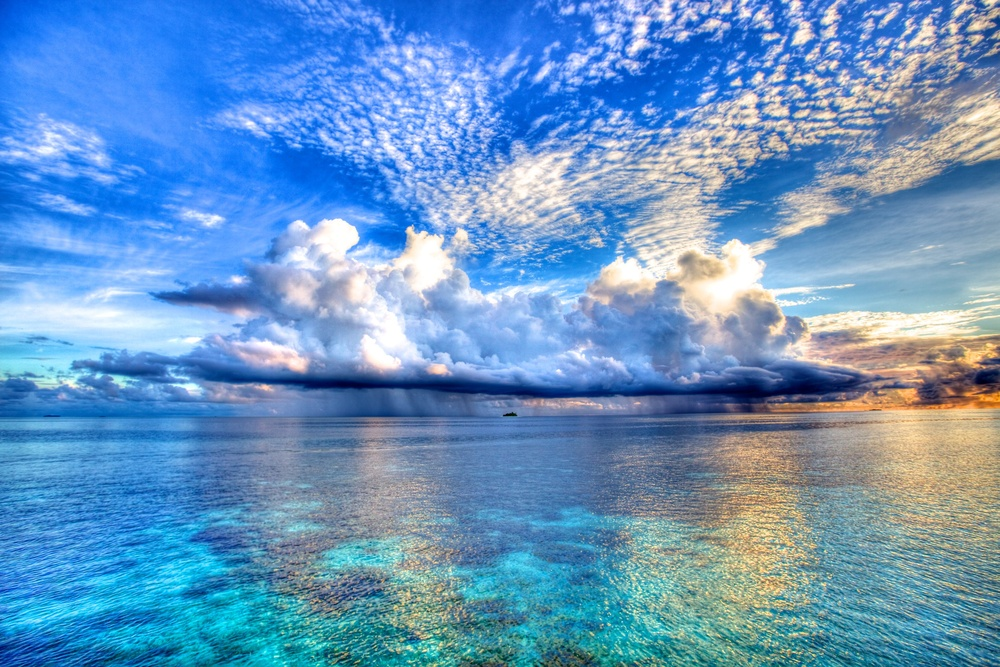
#> input picture lab3/image.jpg, 1000 x 667 px, shrunk from 3054 x 2037 before the run
$ python mai.py image.jpg image.jpg image.jpg
#> lines starting #> are read from the running program, lines starting #| are printed output that depends on the picture; after the words box and inside, x2 and y2 are one past the last pixel; in counts of white or black regions, pixels touching at a corner belong together
### lab3/work_with_images.py
import cv2
import numpy as np
import matplotlib.pyplot as plt


def write_image(input_image: str, greyscale: int) -> np.ndarray:
    """
    Запись нового изображения в файл
    :param input_image: входное изображение
    :param greyscale: аргумент для обработки серых изображений
    :return: ndarray
    """
    image = cv2.imread(input_image, greyscale)
    if image is None:
        raise FileExistsError
    return image


def gistogramm(image: np.ndarray) -> None:
    """
    Функция для построения и отображения гистограммы изображения
    :param image: Изображение для построение гистограммы
    :return: None
    """
    plt.figure()
    plt.title("Grayscale Histogram")
    plt.xlabel("Bins")
    plt.ylabel("№ of Pixels")
    # Аргументы: 1-само изображение 2-канал(серый,зеленый,синий) 3-mask(срез),
    # 4-количество интервалов, 5-диапозон на графике
    hist = cv2.calcHist([image], [0], None, [256], [0, 256])
    plt.plot(hist)
    plt.xlim([0, 256])
    plt.show()


def task_binary_image(image: np.ndarray) -> np.ndarray:
    """
    Преобразование в бинарное изображение
    :param image:
    :return: многомерный массив
    """
    '''
    Аргументы: 1-само изображение 2-пороговое значение(ниже пиксели черные, выше-белые)
    3-значение присвоенное пикселям прошедшим порог 4-бинарное преобразование
    '''
    _, binary_image = cv2.threshold(image, 127, 255, cv2.THRESH_BINARY)
    return binary_image

### lab3/mai.py
import argparse

import cv2
import matplotlib.pyplot as plt
import numpy as np

from work_with_images import gistogramm, task_binary_image, write_image


def parsing() -> argparse.Namespace:
    """
    Парсинг аргументов командной строки
    """
    parser = argparse.ArgumentParser(description="Работа с изображением")
    parser.add_argument('path_to_original_image', type = str, help='path to the input image')
    parser.add_argument('path_to_grey_image', type=str, help='path to the grey_output image')
    parser.add_argument('path_to_binary_image', type = str, help='path to the binary_output image')
    args = parser.parse_args()
    return args


def show_all(orig_image: np.ndarray, grey_image: np.ndarray, binary_image: np.ndarray) -> None:
    """
    Функция демонстрации всех трех изображений в одном окне
    :param orig_image: Оригинальное изображение
    :param grey_image: Изображение в диапозоне 256 бит(серое)
    :param binary_image: Бинарное изображение
    :return: None
    """
    plt.figure(figsize=(10, 5))

    plt.subplot(1, 3, 1)
    plt.title("Original Image")
    plt.imshow(orig_image, cmap='gray')
    plt.axis('off')

    plt.subplot(1, 3, 2)
    plt.title("Grey Image")
    plt.imshow(grey_image, cmap='gray')
    plt.axis('off')

    plt.subplot(1, 3, 3)
    plt.title("Binary Image")
    plt.imshow(binary_image, cmap='gray')
    plt.axis('off')

    plt.show()


def main():
    args = parsing()
    try:
        orig_image = cv2.imread(args.path_to_original_image)
#> orig_image is the input picture: shape (667, 1000, 3); mean B, G, R 194.8, 150.6, 103.9
        print(orig_image.shape)
#| (667, 1000, 3)
        print(f"Оригинальное изображение сохранено в lab3/orig_image")
        cv2.imshow('Standart_kitty', orig_image)
        cv2.waitKey(0)

        grey_image = write_image(args.path_to_original_image, cv2.IMREAD_GRAYSCALE)
#> in write_image, `image = cv2.imread(input_image, greyscale)`:
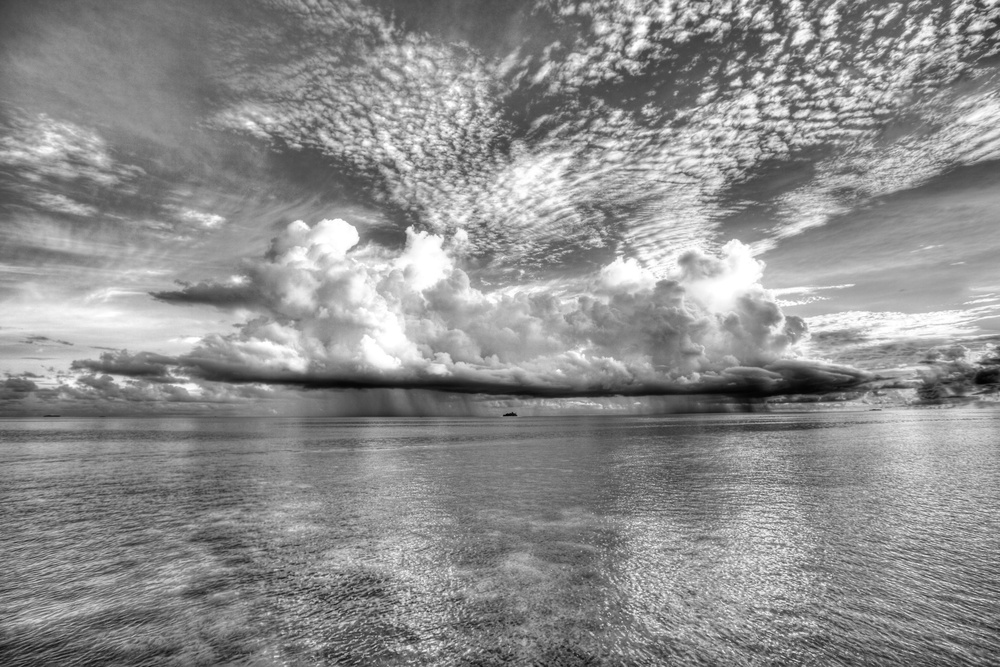
#> image: shape (667, 1000); min 1, max 255, mean 141.7
        print(grey_image.shape)
#| (667, 1000)
        cv2.imwrite(args.path_to_grey_image, grey_image)
        print(f"Черно-белое изображение сохранено в lab3/grey_image")
        cv2.imshow('Upset_kitty', grey_image)
        cv2.waitKey(0)

        # Вывод размера изображения
        shape = grey_image.shape
#> shape = (667, 1000)
        print(f"Размер изображения: {shape}")
#| Размер изображения: (667, 1000)

        # Построение и отображение гистограммы
        gistogramm(grey_image)
#> in gistogramm, `hist = cv2.calcHist([image], [0], None, [256], [0, 256])`: hist = 256 values, max 6553 at index 121, min 0 at index 0, mean 2605.5
#> in gistogramm, `plt.show()`:
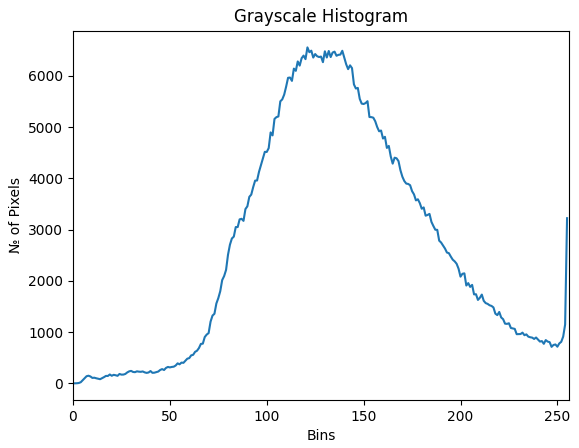
#> figure drawn by matplotlib, 1 panel; curve peaks at x = 121, y = 6553

        binary_image = task_binary_image(grey_image)
#> in task_binary_image, `_, binary_image = cv2.threshold(image, 127, 255, cv2.THRESH_BINARY)`:
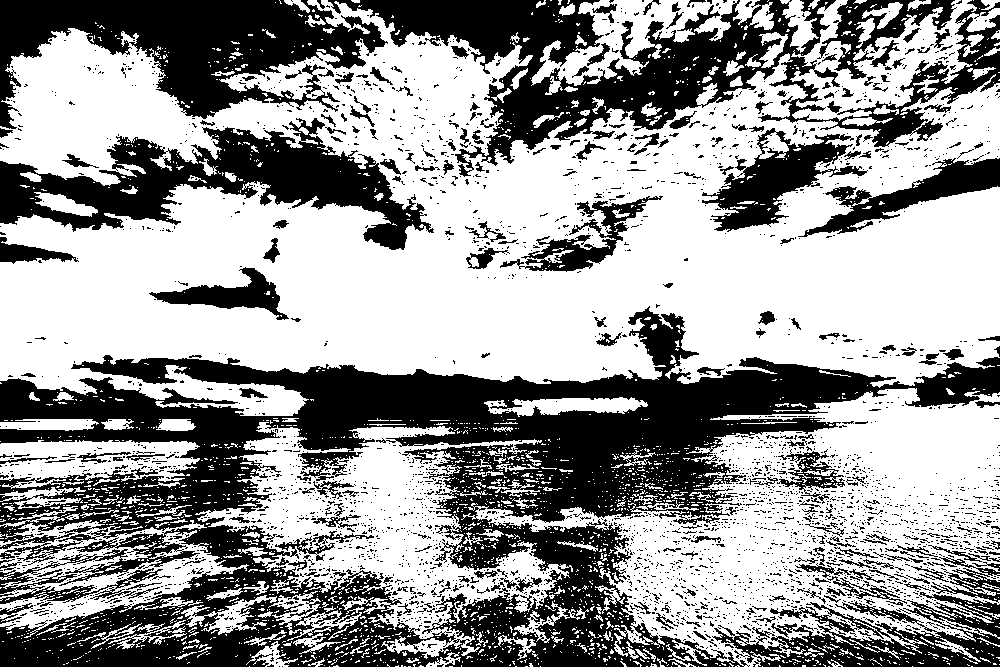
#> binary_image: shape (667, 1000); 59.7% white; 3372 black regions (3106 under 20 px), largest, box (x1, y1, x2, y2) and area: (0, 306, 1000, 667) 130303, (328, 0, 1000, 177) 35525, (0, 0, 388, 129) 24352
        cv2.imwrite(args.path_to_binary_image, binary_image)
        print(f"Бинарное изображение сохранено в lab3/binary_image")
        cv2.imshow('black_and_white_kitty', binary_image)
        cv2.waitKey(0)

        # Показываю результат
        show_all(orig_image, grey_image, binary_image)
#> in show_all, `plt.show()`:
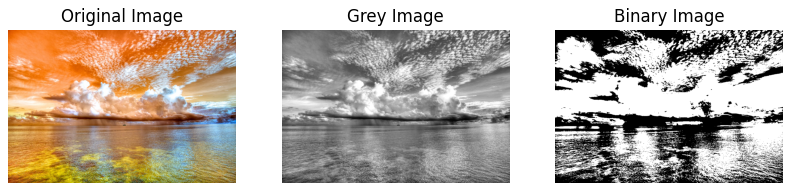
#> figure drawn by matplotlib, 3 panels; B, G, R data is drawn as R, G, B

    except Exception as e:
        print(f"Произошла ошибка: {e}")


if __name__ == "__main__":
    main()
